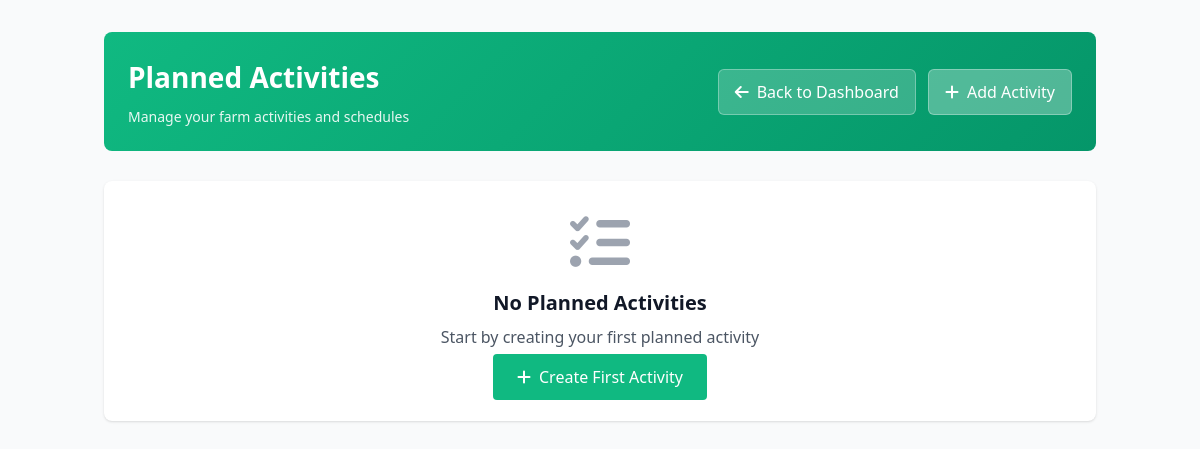
The app's page /plannedactivities/, older data.
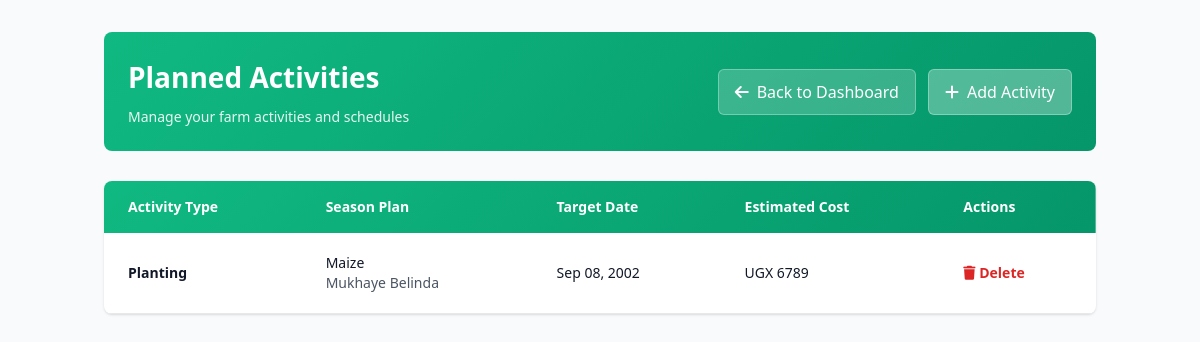
The same page, newer data.
### farmcore/models.py (models this page shows, shortened)
class PlannedActivity(models.Model):
    ACTIVITY_CHOICES = [
        ('land_preparation', 'Land Preparation'),
        ('planting', 'Planting'),
        ('weeding', 'Weeding'),
        ('spraying', 'Spraying'),
        ('harvesting', 'Harvesting'),
    ]
    season_plan = models.ForeignKey(SeasonPlan, on_delete=models.CASCADE)
    activity_type = models.CharField(max_length=100, choices=ACTIVITY_CHOICES)
    target_date = models.DateField()
    estimated_cost_ugx = models.FloatField(null=True, blank=True)

class SeasonPlan(models.Model):
    SEASON_CHOICES = [
        ('season_a', 'Season A (March - July) - Long Rains'),
        ('season_b', 'Season B (August - November) - Short Rains'),
        ('season_c', 'Season C (December - February) - Dry Season'),
    ]
    STATUS_CHOICES = [
        ('is_active', 'Is Active'),
        ('completed', 'Completed'),
        ('planned', 'Planned'),
    ]
    farm = models.ForeignKey(Farm, on_delete=models.CASCADE)
    crop_name = models.CharField(max_length=100)
    season_name = models.CharField(max_length=100, choices=SEASON_CHOICES)
    status = models.CharField(max_length=20, choices=STATUS_CHOICES, default='planned')
    start_date = models.DateField(null=True, blank=True)

class Farm(models.Model):
    farmer = models.ForeignKey(Farmer, on_delete=models.CASCADE, related_name='farms')
    name = models.CharField(max_length=255)
    size_in_acres = models.FloatField()
    location = models.CharField(max_length=255, default='')

### farmcore/views.py (the view)
# urls.py: path("plannedactivities/", views.plannedactivities_list, name="plannedactivities_list"),
def plannedactivities_list(request):
    activities = PlannedActivity.objects.all()
    return render(request, "plannedactivities_list.html", {"activities": activities})

### farmcore/templates/plannedactivities_list.html (shortened to what the changed rows need)
<!DOCTYPE html>
<html lang="en">
<head>
    <link rel="stylesheet" href="https://cdnjs.cloudflare.com/ajax/libs/font-awesome/6.0.0/css/all.min.css">
    <script src="https://cdn.tailwindcss.com"></script>
</head>
<body class="bg-gray-50">
    <div class="container mx-auto px-4 py-8">
        <div class="page-header">
            <div class="page-header-content">
                <h1>Planned Activities</h1>
            </div>
        </div>
        {% if activities %}
        <div class="bg-white rounded-lg shadow overflow-hidden">
            <table class="min-w-full">
                <thead style="background: linear-gradient(135deg, #10b981 0%, #059669 100%); color: white;">
                    <tr>
                        <th class="px-6 py-4 text-left font-bold text-sm">Activity Type</th>
                        <th class="px-6 py-4 text-left font-bold text-sm">Season Plan</th>
                        <th class="px-6 py-4 text-left font-bold text-sm">Target Date</th>
                        <th class="px-6 py-4 text-left font-bold text-sm">Estimated Cost</th>
                        <th class="px-6 py-4 text-left font-bold text-sm">Actions</th>
                    </tr>
                </thead>
                <tbody>
                    {% for activity in activities %}
                    <tr style="border-bottom: 1px solid #e8e8e8; transition: all 0.2s;" onmouseover="this.style.backgroundColor='#f0fdf4'; this.style.boxShadow='0 2px 8px rgba(16, 185, 129, 0.1)';" onmouseout="this.style.backgroundColor='white'; this.style.boxShadow='none';">
                        <td class="px-6 py-5 whitespace-nowrap">
                            <div class="text-sm font-semibold text-gray-900">{{ activity.get_activity_type_display }}</div>
                        </td>
                        <td class="px-6 py-5 whitespace-nowrap">
                            <div class="text-sm font-medium text-gray-900">{{ activity.season_plan.crop_name }}</div>
                            <div class="text-sm text-gray-600">{{ activity.season_plan.farm.name }}</div>
                        </td>
                        <td class="px-6 py-5 whitespace-nowrap">
                            <div class="text-sm font-medium text-gray-900">{{ activity.target_date|date:"M d, Y" }}</div>
                        </td>
                        <td class="px-6 py-5 whitespace-nowrap">
                            <div class="text-sm font-medium text-gray-900">
                                {% if activity.estimated_cost_ugx %}
                                    UGX {{ activity.estimated_cost_ugx|floatformat:0 }}
                                {% else %}
                                    <span class="text-gray-400">Not set</span>
                                {% endif %}
                            </div>
                        </td>
                        <td class="px-6 py-5 whitespace-nowrap text-sm font-medium">
                            <a href="{% url 'plannedactivity_delete' activity.id %}"
                               class="text-red-600 hover:text-red-900 font-semibold">
                                <i class="fas fa-trash"></i> Delete
                            </a>
                        </td>
                    </tr>
                    {% endfor %}
                </tbody>
            </table>
        </div>
        {% else %}
        <div class="bg-white rounded-lg shadow p-8 text-center">
            <i class="fas fa-tasks text-gray-400 text-6xl mb-4"></i>
            <h3 class="text-xl font-semibold text-gray-900 mb-2">No Planned Activities</h3>
            <p class="text-gray-600 mb-4">Start by creating your first planned activity</p>
            <a href="{% url 'plannedactivity_create' %}" class="bg-emerald-500 text-white px-6 py-3 rounded hover:bg-emerald-600">
                <i class="fas fa-plus mr-2"></i>Create First Activity
            </a>
        </div>
        {% endif %}
    </div>
</body>
</html>

Row changes from the older to the newer data that the page shows:
added PlannedActivity: activity_type "Planting", season_plan.crop_name "Maize", season_plan.farm.name "Mukhaye Belinda", target_date "Sep 08, 2002", estimated_cost_ugx "6789"
Text that changed along with them:
text no longer shown: "No Planned Activities Start by creating your first planned activity Create First Activity"
text now shown: "Activity Type Season Plan Target Date Estimated Cost Actions"
